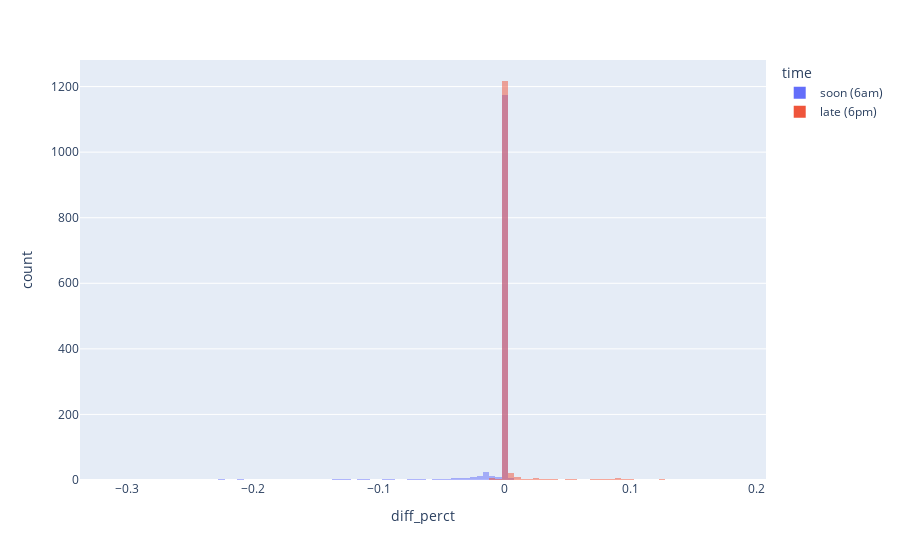

The notebook cell saved with this chart:
### Markdown cell above
`6(a|p)m = 12pm * diff_perct`

### Code cell
px.histogram(df_comp_normal, x='diff_perct', color='time', barmode='overlay', opacity=.5)

### Figure 1 — Plotly figure (JSON) as saved in the notebook; plotly's stock layout.template omitted (floating-point values rounded to 4 significant figures; data arrays with more than 128 entries replaced by an {"elided": "..."} marker saying what was removed)
{"data": [{"alignmentgroup": "True", "bingroup": "x", "hovertemplate": "time=soon (6am)<br>diff_perct=%{x}<br>count=%{y}<extra></extra>", "legendgroup": "soon (6am)", "marker": {"color": "#636efa", "opacity": 0.5, "pattern": {"shape": ""}}, "name": "soon (6am)", "offsetgroup": "soon (6am)", "orientation": "v", "showlegend": true, "type": "histogram", "x": {"elided": "1316 float values"}, "xaxis": "x", "yaxis": "y"}, {"alignmentgroup": "True", "bingroup": "x", "hovertemplate": "time=late (6pm)<br>diff_perct=%{x}<br>count=%{y}<extra></extra>", "legendgroup": "late (6pm)", "marker": {"color": "#EF553B", "opacity": 0.5, "pattern": {"shape": ""}}, "name": "late (6pm)", "offsetgroup": "late (6pm)", "orientation": "v", "showlegend": true, "type": "histogram", "x": {"elided": "1316 float values"}, "xaxis": "x", "yaxis": "y"}], "layout": {"barmode": "overlay", "legend": {"title": {"text": "time"}, "tracegroupgap": 0}, "margin": {"t": 60}, "xaxis": {"anchor": "y", "domain": [0, 1], "title": {"text": "diff_perct"}}, "yaxis": {"anchor": "x", "domain": [0, 1], "title": {"text": "count"}}}}
